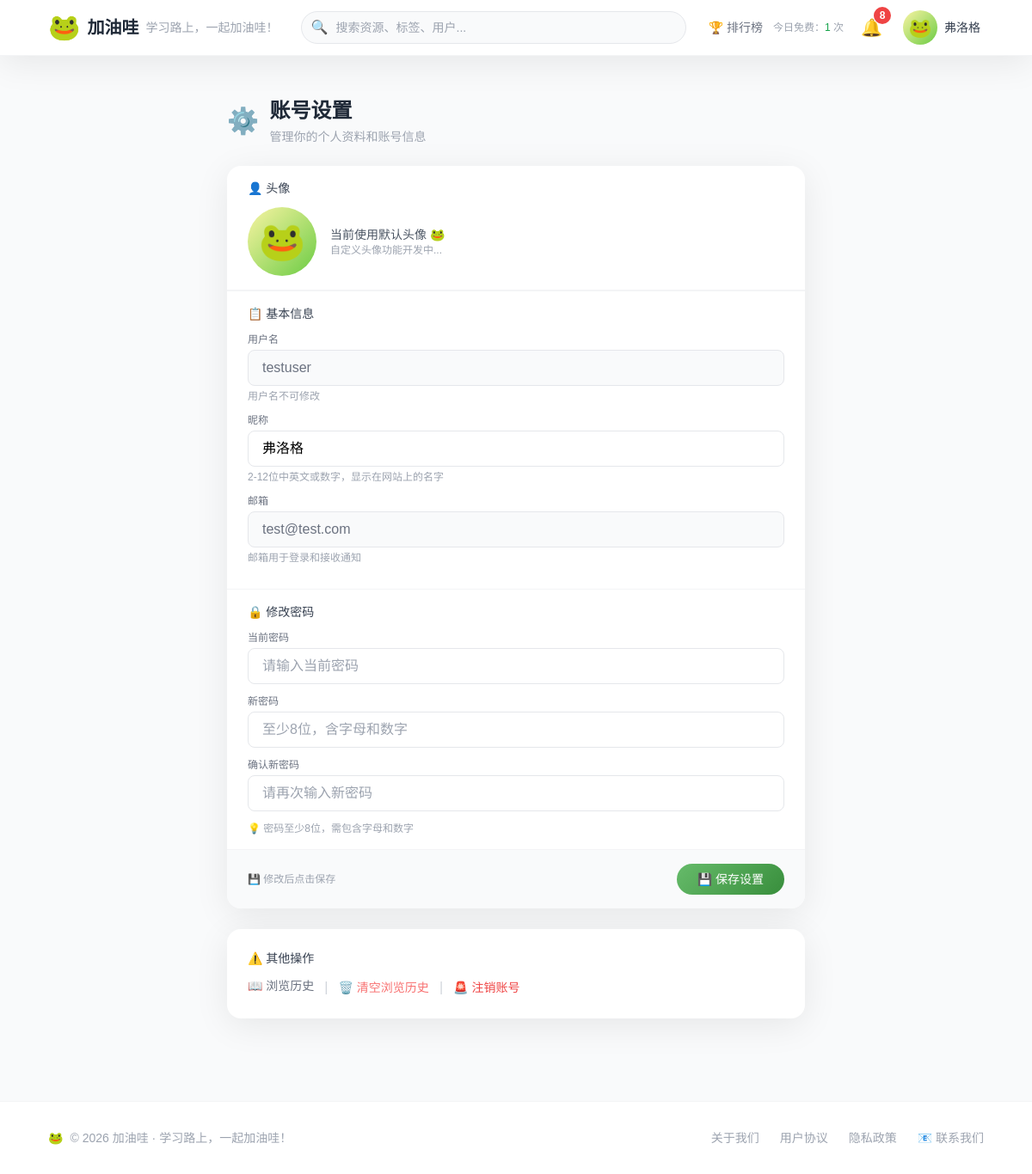
/profile/edit/ (signed in), run on the app's committed database.
### users/models.py (models this page shows, shortened)
class User(AbstractUser):
    avatar = models.URLField(
        max_length=500,
        blank=True,
        null=True,
        help_text="用户自定义头像URL，为空则显示默认青蛙头像"
    )
    oil_balance = models.IntegerField(default=0, help_text="油滴余额")
    level = models.IntegerField(default=1, help_text="成长等级")
    exp = models.IntegerField(default=0, help_text="当前等级经验值")
    level_title = models.CharField(max_length=50, blank=True, default="小蝌蚪", help_text="等级称号")
    has_used_free_trial = models.BooleanField(default=False, help_text="是否已使用首次免费下载")
    invited_by = models.ForeignKey(
        'self',
        null=True,
        blank=True,
        on_delete=models.SET_NULL,
        help_text="邀请人"
    )
    daily_login_date = models.DateField(null=True, blank=True, help_text="最近一次登录日期（用于每日奖励去重）")
    is_banned = models.BooleanField(default=False, help_text="是否被封禁")
    daily_free_downloads = models.IntegerField(
        default=0,
        verbose_name="今日已用免费下载次数"
    )
    last_free_date = models.DateField(
        null=True,
        blank=True,
        verbose_name="上次免费下载日期"
    )
    class Meta:
        db_table = 'users_user'
        verbose_name = '用户'
        verbose_name_plural = '用户'

### users/views.py (the view, shortened to what this page needs)
# urls.py: path('profile/edit/', views.profile_edit_view, name='profile_edit'),
@login_required
def profile_edit_view(request):
    user = request.user
    return render(request, 'users/profile_edit.html')

### templates/users/profile_edit.html (shortened to what this page needs)
{% extends 'base.html' %}
{% load static %}
{% block content %}
<div class="max-w-2xl mx-auto py-6">
    <div class="flex items-center space-x-3 mb-6">
        <span class="text-3xl">⚙️</span>
        <div>
            <h1 class="text-2xl font-bold text-gray-800">账号设置</h1>
            <p class="text-sm text-gray-400 mt-1">管理你的个人资料和账号信息</p>
        </div>
    </div>
    <div class="bg-white rounded-2xl card-shadow overflow-hidden">
        <div class="px-6 py-4 border-b border-gray-100">
            <h3 class="text-sm font-medium text-gray-700">👤 头像</h3>
            <div class="flex items-center space-x-4 mt-3">
                <div class="avatar-frog avatar-frog-lg">🐸</div>
                <div>
                    <p class="text-sm text-gray-600">当前使用默认头像 🐸</p>
                    <p class="text-xs text-gray-400">自定义头像功能开发中...</p>
                </div>
            </div>
        </div>
        <form method="POST" class="divide-y divide-gray-100">
            <div class="px-6 py-4">
                <h3 class="text-sm font-medium text-gray-700 mb-3">📋 基本信息</h3>
                <div class="mb-3">
                    <label class="block text-xs font-medium text-gray-500 mb-1">用户名</label>
                    <input type="text" value="{{ user.username }}" disabled
                           class="w-full px-4 py-2 border border-gray-200 rounded-lg bg-gray-50 text-gray-500 cursor-not-allowed">
                    <p class="text-xs text-gray-400 mt-1">用户名不可修改</p>
                </div>
                <div class="mb-3">
                    <label class="block text-xs font-medium text-gray-500 mb-1">昵称</label>
                    <input type="text" name="first_name" value="{{ user.first_name|default:'' }}"
                           placeholder="请输入昵称"
                           class="w-full px-4 py-2 border border-gray-200 rounded-lg focus:border-green-400 focus:outline-none focus:ring-2 focus:ring-green-100 transition">
                    <p class="text-xs text-gray-400 mt-1">2-12位中英文或数字，显示在网站上的名字</p>
                </div>
                <div class="mb-3">
                    <label class="block text-xs font-medium text-gray-500 mb-1">邮箱</label>
                    <input type="email" value="{{ user.email }}" disabled
                           class="w-full px-4 py-2 border border-gray-200 rounded-lg bg-gray-50 text-gray-500 cursor-not-allowed">
                    <p class="text-xs text-gray-400 mt-1">邮箱用于登录和接收通知</p>
                </div>
            </div>
            <div class="px-6 py-4">
                <h3 class="text-sm font-medium text-gray-700 mb-3">🔒 修改密码</h3>
                <div class="mb-3">
                    <label class="block text-xs font-medium text-gray-500 mb-1">当前密码</label>
                    <input type="password" name="old_password" placeholder="请输入当前密码"
                           class="w-full px-4 py-2 border border-gray-200 rounded-lg focus:border-green-400 focus:outline-none focus:ring-2 focus:ring-green-100 transition">
                </div>
                <div class="mb-3">
                    <label class="block text-xs font-medium text-gray-500 mb-1">新密码</label>
                    <input type="password" name="new_password1" placeholder="至少8位，含字母和数字"
                           class="w-full px-4 py-2 border border-gray-200 rounded-lg focus:border-green-400 focus:outline-none focus:ring-2 focus:ring-green-100 transition">
                </div>
                <div class="mb-3">
                    <label class="block text-xs font-medium text-gray-500 mb-1">确认新密码</label>
                    <input type="password" name="new_password2" placeholder="请再次输入新密码"
                           class="w-full px-4 py-2 border border-gray-200 rounded-lg focus:border-green-400 focus:outline-none focus:ring-2 focus:ring-green-100 transition">
                </div>
                <p class="text-xs text-gray-400 mt-1">💡 密码至少8位，需包含字母和数字</p>
            </div>
            <div class="px-6 py-4 bg-gray-50 flex items-center justify-between">
                <span class="text-xs text-gray-400">💾 修改后点击保存</span>
                <button type="submit" class="btn-primary px-6 py-2 text-sm">
                    💾 保存设置
                </button>
            </div>
        </form>
    </div>
    <div class="mt-6 bg-white rounded-2xl card-shadow p-6">
        <h3 class="text-sm font-medium text-gray-700 mb-3">⚠️ 其他操作</h3>
        <div class="flex flex-wrap gap-3">
            <a href="{% url 'users:my_history' %}" class="text-sm text-gray-500 hover:text-gray-700">
                📖 浏览历史
            </a>
            <span class="text-gray-300">|</span>
            <button onclick="confirmClearHistory()" class="text-sm text-red-400 hover:text-red-600">
                🗑️ 清空浏览历史
            </button>
            <span class="text-gray-300">|</span>
            <button onclick="confirmDeleteAccount()" class="text-sm text-red-500 hover:text-red-700">
                🚨 注销账号
            </button>
        </div>
    </div>
</div>
{% endblock %}

### templates/base.html (shortened to what this page needs)
<!DOCTYPE html>
<html lang="zh-CN">
<head>
    <script src="https://cdn.tailwindcss.com"></script>
</head>
<body x-data="{ mobileMenu: false, notificationOpen: false, userMenuOpen: false }" class="bg-gray-50">
    <nav class="bg-white border-b border-gray-100 sticky top-0 z-50 card-shadow">
        <div class="max-w-6xl mx-auto px-4 sm:px-6 lg:px-8">
            <div class="flex justify-between items-center h-16">
                <a href="/" class="flex items-center space-x-2 flex-shrink-0">
                    <span class="text-3xl">🐸</span>
                    <span class="text-xl font-bold text-gray-800">加油哇</span>
                    <span class="hidden sm:inline text-sm text-gray-400">学习路上，一起加油哇！</span>
                </a>
                <div class="flex-1 max-w-md mx-4 hidden md:block">
                    <form action="/search/" method="GET" class="relative">
                        <input type="text" name="q" placeholder="搜索资源、标签、用户..."
                               class="w-full pl-10 pr-4 py-2 border border-gray-200 rounded-full bg-gray-50 focus:bg-white focus:border-green-400 focus:outline-none transition-all text-sm">
                        <span class="absolute left-3 top-1/2 -translate-y-1/2 text-gray-400">🔍</span>
                    </form>
                </div>
                <div class="flex items-center space-x-3">
                    {% if user.is_authenticated %}
						<a href="{% url 'ranking' %}" class="text-gray-500 hover:text-green-600 transition text-sm font-medium">
							🏆 排行榜
						</a>
						{% if user.is_authenticated %}
						<div class="text-xs text-gray-400 hidden md:block">
							{% if user.last_free_date|date:"Y-m-d" != today %}
								{% with free_left=1 %}
									今日免费：<span class="text-green-600 font-medium">1</span> 次
								{% endwith %}
							{% else %}
								{% with free_left=1|add:user.daily_free_downloads|add:-1 %}
									今日免费：<span class="{% if free_left > 0 %}text-green-600{% else %}text-gray-400{% endif %} font-medium">
										{{ free_left }}
									</span> 次
								{% endwith %}
							{% endif %}
						</div>
						{% endif %}
						<div x-data="{ open: false }" class="relative">
							<button @click="open = !open"
									@click.away="open = false"
									class="relative p-2 rounded-full hover:bg-gray-100 transition">
								<span class="text-xl">🔔</span>
								{% if unread_count > 0 %}
								<span class="absolute -top-0.5 -right-0.5 bg-red-500 text-white text-xs rounded-full w-5 h-5 flex items-center justify-center font-bold">
									{{ unread_count }}
								</span>
								{% endif %}
							</button>
						</div>
						<div x-data="{ open: false }" class="relative">
							<button @click="open = !open"
									@click.away="open = false"
									class="flex items-center space-x-2 p-1 rounded-full hover:bg-gray-100 transition">
								<span class="avatar-frog">🐸</span>
								<span class="text-sm font-medium text-gray-700 hidden sm:block">{{ user.first_name|default:user.username }}</span>
							</button>
						</div>
                    {% else %}
                        <a href="{% url 'users:login' %}" class="text-gray-600 hover:text-green-600 text-sm font-medium">登录</a>
                        <a href="{% url 'users:register' %}" class="btn-primary text-sm py-2 px-4">免费注册</a>
                    {% endif %}
                </div>
            </div>
        </div>
    </nav>
    <main class="max-w-6xl mx-auto px-4 sm:px-6 lg:px-8 py-6">
        {% block content %}{% endblock %}
    </main>
    <footer class="bg-white border-t border-gray-100 mt-12">
        <div class="max-w-6xl mx-auto px-4 sm:px-6 lg:px-8 py-8">
            <div class="flex flex-col sm:flex-row justify-between items-center text-sm text-gray-400">
                <div class="flex items-center space-x-2">
                    <span>🐸</span>
                    <span>© 2026 加油哇 · 学习路上，一起加油哇！</span>
                </div>
                <div class="flex space-x-6 mt-4 sm:mt-0">
                    <a href="#" class="hover:text-green-600">关于我们</a>
                    <a href="#" class="hover:text-green-600">用户协议</a>
                    <a href="#" class="hover:text-green-600">隐私政策</a>
					<a href="{% url 'contact:create' %}" class="hover:text-green-600">📧 联系我们</a>
                </div>
            </div>
        </div>
    </footer>
</body>
</html>

### templates/base.html (style rules this page uses)
* { font-family: 'Noto Sans SC', sans-serif; }
.avatar-frog { display: inline-flex; align-items: center; justify-content: center; width: 40px; height: 40px; border-radius: 50%; background: linear-gradient(135deg, #f9f4a3, #6ccc44); font-size: 22px; flex-shrink: 0; }
.avatar-frog-lg { width: 80px; height: 80px; font-size: 44px; }
.btn-primary { background: linear-gradient(135deg, #66BB6A, #388E3C); color: white; padding: 10px 24px; border-radius: 9999px; font-weight: 500; transition: all 0.2s; }
.card-shadow { box-shadow: 0 8px 40px rgba(0, 0, 0, 0.08); }

### data on the page
User: first_name "弗洛格", username "testuser", email "test@test.com"

### other printed values
{{ unread_count }} "8"
